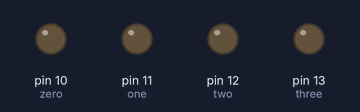
Bench run of a sketch on a simulated Arduino Uno, built with avr-gcc and run on an emulated ATmega328P. Parts: output pins drawn as LEDs (lit = HIGH).

Above: at 0.1 s.
At 4.1 s:
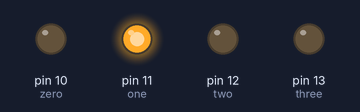
At 8.1 s:
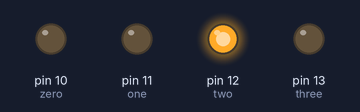
At 18.1 s:
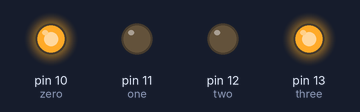
At 28.1 s:
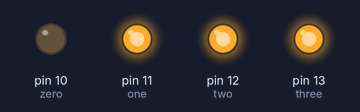
At 38.1 s:
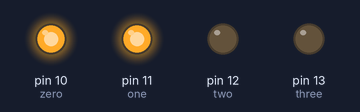
Timing chart, 0 to 40.0 s (numbered marks = the images above):
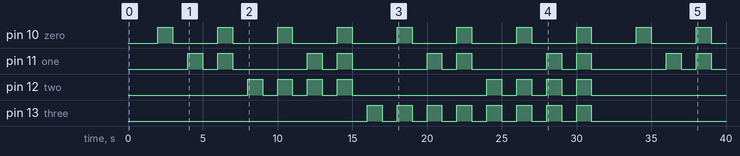

The sketch:

code.ino
```cpp
int zero = 10;
int one = 11;
int two = 12;
int three = 13;

void setup() {
  pinMode(zero, OUTPUT);
  pinMode(one, OUTPUT);
  pinMode(two, OUTPUT);
  pinMode(three, OUTPUT);
  Serial.begin(9600);
}

void displayBinary(int num) {
  if (num & 1) digitalWrite(zero, HIGH);
  if (num & 2) digitalWrite(one, HIGH);
  if (num & 4) digitalWrite(two, HIGH);
  if (num & 8) digitalWrite(three, HIGH);
}

void turnLEDOff() {
  digitalWrite(zero, LOW);
  digitalWrite(one, LOW);
  digitalWrite(two, LOW);
  digitalWrite(three, LOW);
}

void loop() {
  for (int i=0; i<16; i++) {
    displayBinary(i);
    delay(1000);
    turnLEDOff();
    delay(1000);
  }
}
```

Measured:
- by itself, pin 10 (zero): alternates HIGH for 1.0 s and LOW for 3.0 s
- by itself, pin 11 (one): repeats every 8.0 s: LOW 1.0 s, HIGH 1.0 s, LOW 5.0 s, HIGH 1.0 s
- by itself, pin 12 (two): goes 3 × (HIGH 1.0 s, LOW 1.0 s), HIGH 1.0 s, LOW 9.0 s, 3 × (HIGH 1.0 s, LOW 1.0 s), HIGH 1.0 s, then LOW
- by itself, pin 13 (three): LOW → HIGH at 16.0 s, → LOW 1.0 s later, → HIGH 1.0 s later, → LOW 1.0 s later, … (16 changes in this stretch)
